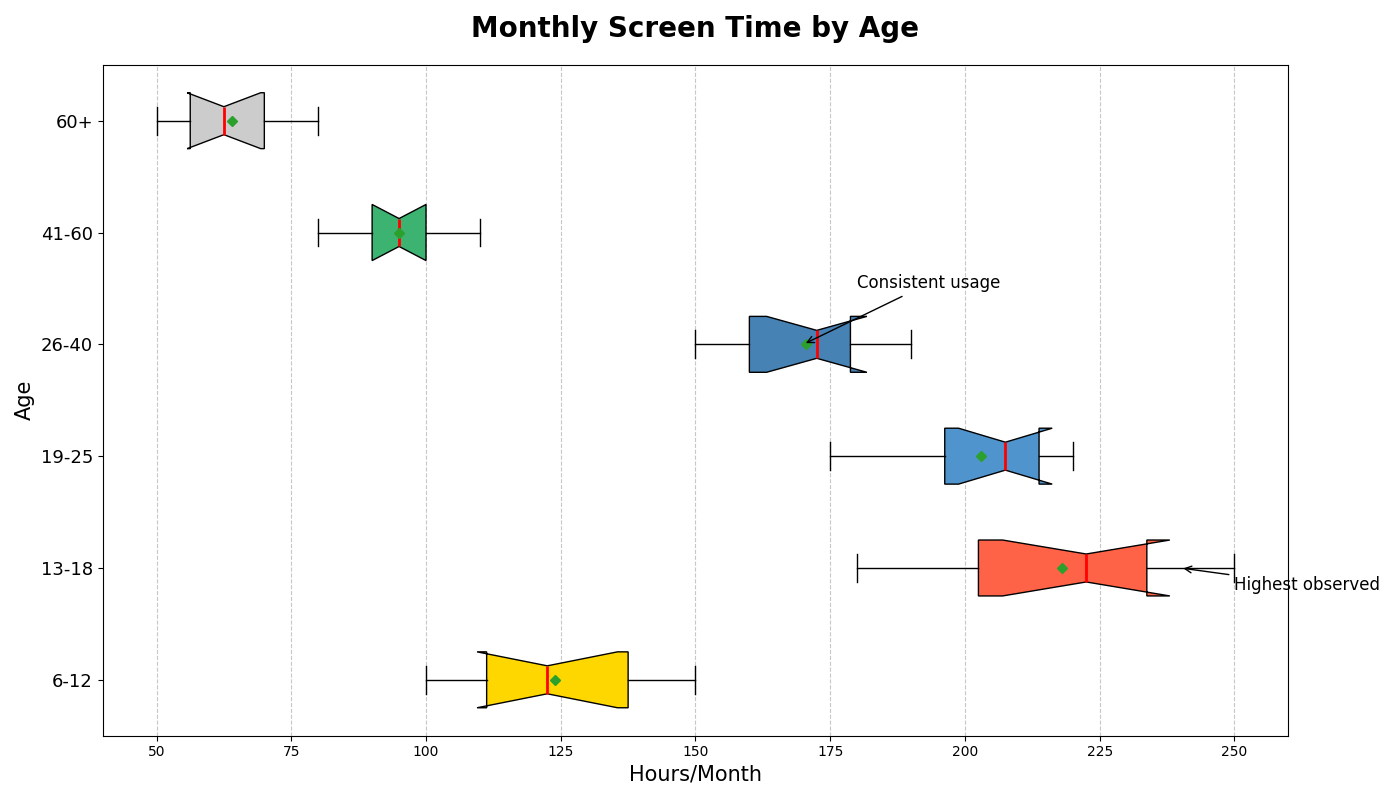

Here is the Python script that generated this plot:
import matplotlib.pyplot as plt
import numpy as np

# Age groups
age_groups = [
    '6-12', '13-18', '19-25', 
    '26-40', '41-60', '60+'
]

# Constructing the data (in hours)
screen_time_6_12 = [120, 130, 110, 115, 145, 150, 100, 105, 140, 125]
screen_time_13_18 = [200, 220, 210, 190, 180, 230, 240, 250, 225, 235]
screen_time_19_25 = [180, 175, 200, 220, 210, 195, 205, 210, 215, 220]
screen_time_26_40 = [150, 160, 175, 180, 185, 160, 170, 175, 160, 190]
screen_time_41_60 = [90, 100, 95, 85, 80, 105, 110, 95, 100, 90]
screen_time_60_plus = [60, 70, 55, 50, 65, 60, 75, 80, 70, 55]

# Grouping the data
screen_time_data = [
    screen_time_6_12, screen_time_13_18, screen_time_19_25,
    screen_time_26_40, screen_time_41_60, screen_time_60_plus
]

# Initialize the plot
fig, ax = plt.subplots(figsize=(14, 8))

# Create the horizontal boxplot
box = ax.boxplot(screen_time_data, vert=False, patch_artist=True, notch=True, showmeans=True)

# Customizing box colors
colors = ['#ffd700', '#ff6347', '#4f94cd', '#4682b4', '#3cb371', '#ccc']
for patch, color in zip(box['boxes'], colors):
    patch.set_facecolor(color)

# Customizing mean and median markers
for mean, median in zip(box['means'], box['medians']):
    mean.set(marker='D', color='blue', markersize=5)
    median.set(color='red', linewidth=2)

# Set the title and labels
ax.set_title('Monthly Screen Time by Age', fontsize=20, fontweight='bold', pad=20)
ax.set_xlabel('Hours/Month', fontsize=15)
ax.set_yticklabels(age_groups, fontsize=13)
ax.set_ylabel('Age', fontsize=15)

# Add gridlines for better readability
ax.xaxis.grid(True, linestyle='--', alpha=0.7)

# Adding custom annotations
ax.annotate('Highest observed', xy=(240, 2), xytext=(250, 1.8),
            arrowprops=dict(facecolor='gray', arrowstyle='->'), fontsize=12)

ax.annotate('Consistent usage', xy=(170, 4), xytext=(180, 4.5),
            arrowprops=dict(facecolor='gray', arrowstyle='->'), fontsize=12)

# Adjust layout to prevent overlapping
plt.tight_layout()

# Display the plot
plt.show()
